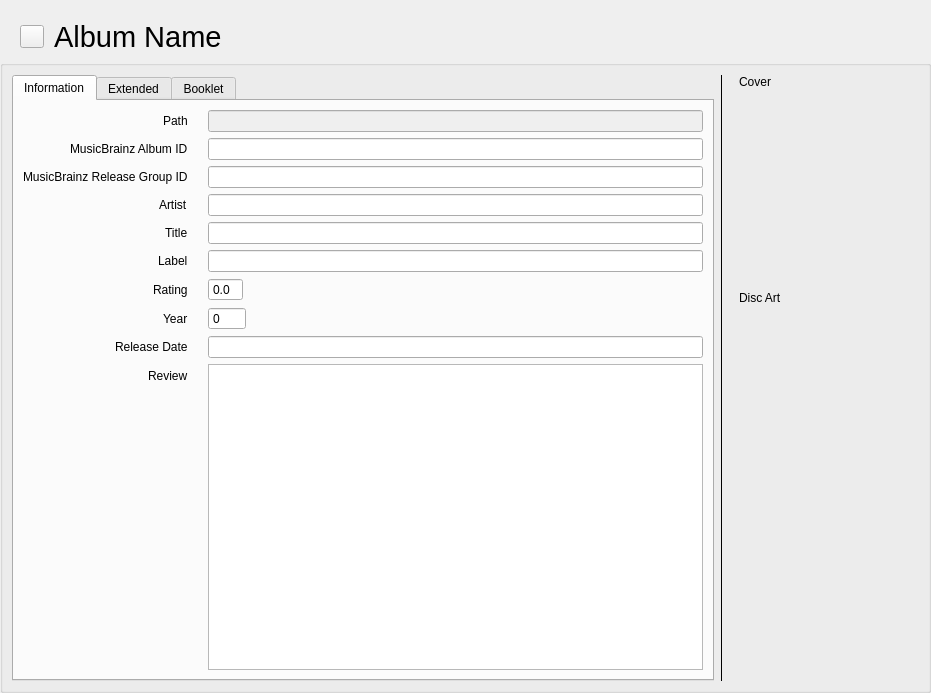
<?xml version="1.0" encoding="UTF-8"?>
<ui version="4.0">
 <class>MusicWidgetAlbum</class>
 <widget class="QWidget" name="MusicWidgetAlbum">
  <property name="geometry">
   <rect>
    <x>0</x>
    <y>0</y>
    <width>931</width>
    <height>693</height>
   </rect>
  </property>
  <property name="windowTitle">
   <string notr="true">Form</string>
  </property>
  <layout class="QVBoxLayout" name="verticalLayout" stretch="0,1">
   <property name="leftMargin">
    <number>0</number>
   </property>
   <property name="topMargin">
    <number>20</number>
   </property>
   <property name="rightMargin">
    <number>0</number>
   </property>
   <property name="bottomMargin">
    <number>0</number>
   </property>
   <item>
    <layout class="QHBoxLayout" name="horizontalLayout_10">
     <item>
      <spacer name="horizontalSpacer_4">
       <property name="orientation">
        <enum>Qt::Horizontal</enum>
       </property>
       <property name="sizeType">
        <enum>QSizePolicy::Fixed</enum>
       </property>
       <property name="sizeHint" stdset="0">
        <size>
         <width>20</width>
         <height>20</height>
        </size>
       </property>
      </spacer>
     </item>
     <item>
      <widget class="QToolButton" name="buttonRevert">
       <property name="cursor">
        <cursorShape>PointingHandCursor</cursorShape>
       </property>
       <property name="toolTip">
        <string>Album has changed. Click to revert changes.</string>
       </property>
       <property name="text">
        <string/>
       </property>
       <property name="icon">
        <iconset resource="../../data/MediaElch.qrc">
         <normaloff>:/img/arrow_circle_left.png</normaloff>:/img/arrow_circle_left.png</iconset>
       </property>
       <property name="iconSize">
        <size>
         <width>16</width>
         <height>16</height>
        </size>
       </property>
      </widget>
     </item>
     <item>
      <widget class="QLabel" name="albumName">
       <property name="font">
        <font>
         <family>Helvetica Neue</family>
         <pointsize>22</pointsize>
        </font>
       </property>
       <property name="text">
        <string>Album Name</string>
       </property>
       <property name="indent">
        <number>4</number>
       </property>
      </widget>
     </item>
     <item>
      <spacer name="horizontalSpacer_11">
       <property name="orientation">
        <enum>Qt::Horizontal</enum>
       </property>
       <property name="sizeHint" stdset="0">
        <size>
         <width>40</width>
         <height>20</height>
        </size>
       </property>
      </spacer>
     </item>
    </layout>
   </item>
   <item>
    <widget class="QGroupBox" name="groupBox_3">
     <property name="title">
      <string/>
     </property>
     <layout class="QHBoxLayout" name="horizontalLayout_2" stretch="1,0,0">
      <item>
       <widget class="QTabWidget" name="tabWidget">
        <property name="currentIndex">
         <number>0</number>
        </property>
        <widget class="QWidget" name="tab">
         <attribute name="title">
          <string>Information</string>
         </attribute>
         <layout class="QVBoxLayout" name="verticalLayout_6">
          <item>
           <layout class="QFormLayout" name="formLayout">
            <property name="fieldGrowthPolicy">
             <enum>QFormLayout::ExpandingFieldsGrow</enum>
            </property>
            <property name="rowWrapPolicy">
             <enum>QFormLayout::DontWrapRows</enum>
            </property>
            <property name="labelAlignment">
             <set>Qt::AlignRight|Qt::AlignTrailing|Qt::AlignVCenter</set>
            </property>
            <property name="horizontalSpacing">
             <number>20</number>
            </property>
            <item row="0" column="0">
             <widget class="QLabel" name="label_24">
              <property name="text">
               <string>Path</string>
              </property>
             </widget>
            </item>
            <item row="0" column="1">
             <widget class="QLineEdit" name="path">
              <property name="enabled">
               <bool>false</bool>
              </property>
             </widget>
            </item>
            <item row="3" column="1">
             <widget class="QLineEdit" name="artist">
              <property name="item" stdset="0">
               <string notr="true">artist</string>
              </property>
             </widget>
            </item>
            <item row="3" column="0">
             <widget class="QLabel" name="label_2">
              <property name="text">
               <string>Artist</string>
              </property>
             </widget>
            </item>
            <item row="4" column="1">
             <widget class="QLineEdit" name="title">
              <property name="item" stdset="0">
               <string notr="true">title</string>
              </property>
             </widget>
            </item>
            <item row="5" column="1">
             <widget class="QLineEdit" name="label">
              <property name="item" stdset="0">
               <string notr="true">label</string>
              </property>
             </widget>
            </item>
            <item row="4" column="0">
             <widget class="QLabel" name="label_3">
              <property name="text">
               <string>Title</string>
              </property>
             </widget>
            </item>
            <item row="5" column="0">
             <widget class="QLabel" name="label_21">
              <property name="text">
               <string>Label</string>
              </property>
             </widget>
            </item>
            <item row="6" column="0">
             <widget class="QLabel" name="label_6">
              <property name="text">
               <string>Rating</string>
              </property>
             </widget>
            </item>
            <item row="7" column="0">
             <widget class="QLabel" name="label_22">
              <property name="text">
               <string>Year</string>
              </property>
             </widget>
            </item>
            <item row="8" column="0">
             <widget class="QLabel" name="label_23">
              <property name="text">
               <string>Release Date</string>
              </property>
             </widget>
            </item>
            <item row="9" column="0">
             <widget class="QLabel" name="label_15">
              <property name="text">
               <string>Review</string>
              </property>
             </widget>
            </item>
            <item row="9" column="1">
             <widget class="QTextEdit" name="review"/>
            </item>
            <item row="7" column="1">
             <widget class="QSpinBox" name="year">
              <property name="buttonSymbols">
               <enum>QAbstractSpinBox::NoButtons</enum>
              </property>
              <property name="maximum">
               <number>2050</number>
              </property>
             </widget>
            </item>
            <item row="8" column="1">
             <widget class="QLineEdit" name="releaseDate">
              <property name="item" stdset="0">
               <string notr="true">releaseDate</string>
              </property>
             </widget>
            </item>
            <item row="6" column="1">
             <widget class="QDoubleSpinBox" name="rating">
              <property name="buttonSymbols">
               <enum>QAbstractSpinBox::NoButtons</enum>
              </property>
              <property name="decimals">
               <number>1</number>
              </property>
              <property name="maximum">
               <double>10.000000000000000</double>
              </property>
             </widget>
            </item>
            <item row="1" column="0">
             <widget class="QLabel" name="label_4">
              <property name="text">
               <string>MusicBrainz Album ID</string>
              </property>
             </widget>
            </item>
            <item row="1" column="1">
             <widget class="QLineEdit" name="musicBrainzAlbumId">
              <property name="item" stdset="0">
               <string notr="true">mbAlbumId</string>
              </property>
             </widget>
            </item>
            <item row="2" column="0">
             <widget class="QLabel" name="label_5">
              <property name="text">
               <string>MusicBrainz Release Group ID</string>
              </property>
             </widget>
            </item>
            <item row="2" column="1">
             <widget class="QLineEdit" name="musicBrainzReleaseGroupId">
              <property name="item" stdset="0">
               <string notr="true">mbReleaseGroupId</string>
              </property>
             </widget>
            </item>
           </layout>
          </item>
         </layout>
        </widget>
        <widget class="QWidget" name="tab_2">
         <attribute name="title">
          <string>Extended</string>
         </attribute>
         <layout class="QVBoxLayout" name="verticalLayout_3" stretch="2,2,2,0">
          <item>
           <widget class="TagCloud" name="genreCloud" native="true">
            <property name="item" stdset="0">
             <string notr="true">genre</string>
            </property>
           </widget>
          </item>
          <item>
           <widget class="TagCloud" name="styleCloud" native="true">
            <property name="item" stdset="0">
             <string notr="true">style</string>
            </property>
           </widget>
          </item>
          <item>
           <widget class="TagCloud" name="moodCloud" native="true">
            <property name="item" stdset="0">
             <string notr="true">mood</string>
            </property>
           </widget>
          </item>
          <item>
           <spacer name="verticalSpacer_3">
            <property name="orientation">
             <enum>Qt::Vertical</enum>
            </property>
            <property name="sizeHint" stdset="0">
             <size>
              <width>20</width>
              <height>40</height>
             </size>
            </property>
           </spacer>
          </item>
         </layout>
        </widget>
        <widget class="QWidget" name="tab_3">
         <attribute name="title">
          <string>Booklet</string>
         </attribute>
         <layout class="QVBoxLayout" name="verticalLayout_2" stretch="0">
          <property name="leftMargin">
           <number>12</number>
          </property>
          <property name="rightMargin">
           <number>12</number>
          </property>
          <item>
           <layout class="QHBoxLayout" name="horizontalLayout_5" stretch="1,0,0">
            <item>
             <widget class="QLabel" name="label_16">
              <property name="font">
               <font>
                <family>Helvetica Neue</family>
               </font>
              </property>
              <property name="text">
               <string>Hint: Closed images will be deleted on save.</string>
              </property>
              <property name="wordWrap">
               <bool>true</bool>
              </property>
             </widget>
            </item>
            <item>
             <spacer name="horizontalSpacer_3">
              <property name="orientation">
               <enum>Qt::Horizontal</enum>
              </property>
              <property name="sizeHint" stdset="0">
               <size>
                <width>40</width>
                <height>20</height>
               </size>
              </property>
             </spacer>
            </item>
            <item>
             <widget class="QPushButton" name="btnAddExtraFanart">
              <property name="text">
               <string>Add Images</string>
              </property>
              <property name="dropShadow" stdset="0">
               <bool>true</bool>
              </property>
             </widget>
            </item>
           </layout>
          </item>
         </layout>
        </widget>
       </widget>
      </item>
      <item>
       <widget class="Line" name="line">
        <property name="frameShadow">
         <enum>QFrame::Plain</enum>
        </property>
        <property name="lineWidth">
         <number>1</number>
        </property>
        <property name="midLineWidth">
         <number>0</number>
        </property>
        <property name="orientation">
         <enum>Qt::Vertical</enum>
        </property>
       </widget>
      </item>
      <item>
       <widget class="QWidget" name="artWidget" native="true">
        <layout class="QHBoxLayout" name="horizontalLayout">
         <property name="leftMargin">
          <number>0</number>
         </property>
         <property name="topMargin">
          <number>0</number>
         </property>
         <property name="rightMargin">
          <number>0</number>
         </property>
         <property name="bottomMargin">
          <number>0</number>
         </property>
         <item>
          <layout class="QVBoxLayout" name="verticalLayout_4" stretch="0,0,0,0,0,0">
           <property name="leftMargin">
            <number>10</number>
           </property>
           <property name="topMargin">
            <number>0</number>
           </property>
           <item>
            <widget class="QLabel" name="labelCover">
             <property name="text">
              <string>Cover</string>
             </property>
            </widget>
           </item>
           <item>
            <widget class="ClosableImage" name="cover">
             <property name="minimumSize">
              <size>
               <width>180</width>
               <height>180</height>
              </size>
             </property>
             <property name="maximumSize">
              <size>
               <width>180</width>
               <height>180</height>
              </size>
             </property>
             <property name="cursor">
              <cursorShape>PointingHandCursor</cursorShape>
             </property>
             <property name="toolTip">
              <string>Click to Change</string>
             </property>
             <property name="text">
              <string/>
             </property>
             <property name="pixmap">
              <pixmap resource="../../data/MediaElch.qrc">:/img/placeholders/poster.png</pixmap>
             </property>
             <property name="alignment">
              <set>Qt::AlignCenter</set>
             </property>
             <property name="clickable" stdset="0">
              <bool>true</bool>
             </property>
             <property name="myFixedHeight" stdset="0">
              <number>180</number>
             </property>
             <property name="title" stdset="0">
              <string>Cover</string>
             </property>
             <property name="dropShadow" stdset="0">
              <bool>true</bool>
             </property>
            </widget>
           </item>
           <item>
            <spacer name="verticalSpacer_2">
             <property name="orientation">
              <enum>Qt::Vertical</enum>
             </property>
             <property name="sizeType">
              <enum>QSizePolicy::Fixed</enum>
             </property>
             <property name="sizeHint" stdset="0">
              <size>
               <width>20</width>
               <height>10</height>
              </size>
             </property>
            </spacer>
           </item>
           <item>
            <widget class="QLabel" name="labelDiscArt">
             <property name="text">
              <string>Disc Art</string>
             </property>
            </widget>
           </item>
           <item>
            <widget class="ClosableImage" name="discArt">
             <property name="minimumSize">
              <size>
               <width>180</width>
               <height>180</height>
              </size>
             </property>
             <property name="maximumSize">
              <size>
               <width>180</width>
               <height>180</height>
              </size>
             </property>
             <property name="cursor">
              <cursorShape>PointingHandCursor</cursorShape>
             </property>
             <property name="toolTip">
              <string>Click to Change</string>
             </property>
             <property name="text">
              <string/>
             </property>
             <property name="pixmap">
              <pixmap resource="../../data/MediaElch.qrc">:/img/placeholders/cd_art.png</pixmap>
             </property>
             <property name="alignment">
              <set>Qt::AlignCenter</set>
             </property>
             <property name="clickable" stdset="0">
              <bool>true</bool>
             </property>
             <property name="myFixedHeight" stdset="0">
              <number>180</number>
             </property>
             <property name="title" stdset="0">
              <string>Disc Art</string>
             </property>
             <property name="dropShadow" stdset="0">
              <bool>true</bool>
             </property>
            </widget>
           </item>
           <item>
            <spacer name="verticalSpacer">
             <property name="orientation">
              <enum>Qt::Vertical</enum>
             </property>
             <property name="sizeHint" stdset="0">
              <size>
               <width>20</width>
               <height>40</height>
              </size>
             </property>
            </spacer>
           </item>
          </layout>
         </item>
        </layout>
       </widget>
      </item>
     </layout>
    </widget>
   </item>
  </layout>
 </widget>
 <customwidgets>
  <customwidget>
   <class>TagCloud</class>
   <extends>QWidget</extends>
   <header>smallWidgets/TagCloud.h</header>
   <container>1</container>
  </customwidget>
  <customwidget>
   <class>ClosableImage</class>
   <extends>QLabel</extends>
   <header>smallWidgets/ClosableImage.h</header>
  </customwidget>
 </customwidgets>
 <resources>
  <include location="../../data/MediaElch.qrc"/>
 </resources>
 <connections/>
</ui>
